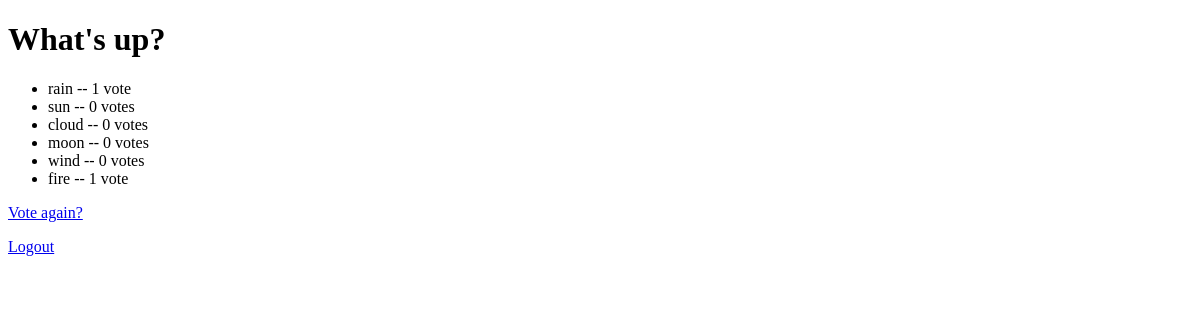
/polls/1/results/ (signed in), run on an earlier commit of the app's database.
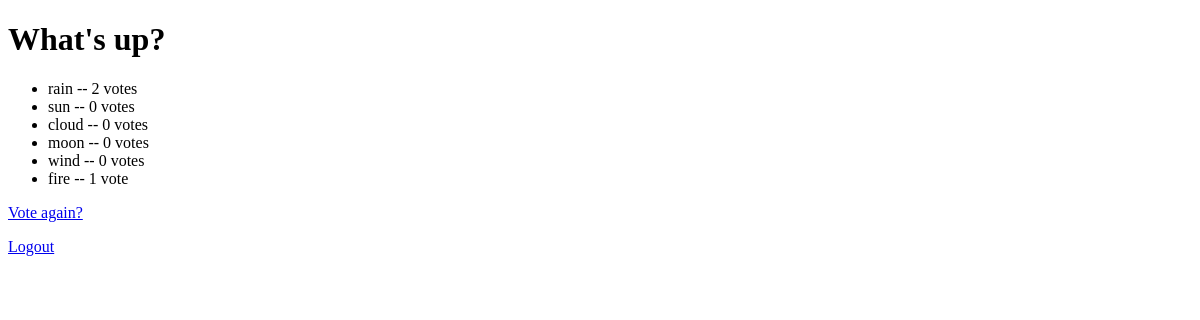
And on a later commit of the database.
### skeleton/apps/polls/models.py (models this page shows, shortened)
class Choice(models.Model):
    poll = models.ForeignKey(Poll)
    choice_text = models.CharField(max_length=200)
    votes = models.IntegerField(default=0)

### skeleton/apps/polls/views.py (the view)
# urls.py: url(r'^(?P<poll_id>\d+)/results/$', views.results, name='results'),
@login_required(login_url='/polls/login')
def results(request, poll_id):
    poll = get_object_or_404(Poll, pk=poll_id)
    return render(request, 'polls/results.html', {'poll': poll})

### skeleton/apps/polls/templates/polls/results.html
{% extends "polls/base.html" %}
{% block content %}
<h1>{{ poll.question }}</h1>
<ul>
{% for choice in poll.choice_set.all %}
    <li>{{ choice.choice_text }} -- {{ choice.votes }} vote{{ choice.votes|pluralize }}</li>
{% endfor %}
</ul>
<a href="{% url 'polls:detail' poll.id %}">Vote again?</a>
<p><a href="/polls/logout">Logout</a></p>
{% endblock %}

What changed in the data, as far as the page shows it:
changed Choice "rain": votes "1" → "2"
